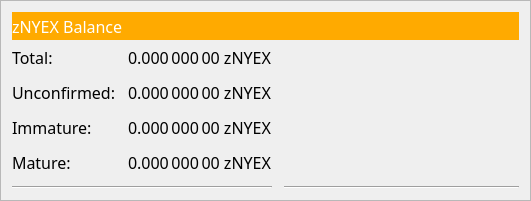
         <widget class="QFrame" name="frame_4">
          <property name="geometry">
           <rect>
            <x>0</x>
            <y>10</y>
            <width>531</width>
            <height>201</height>
           </rect>
          </property>
          <property name="font">
           <font>
            <family>MS Shell Dlg 2</family>
            <pointsize>12</pointsize>
           </font>
          </property>
          <property name="frameShape">
           <enum>QFrame::StyledPanel</enum>
          </property>
          <property name="frameShadow">
           <enum>QFrame::Raised</enum>
          </property>
          <layout class="QVBoxLayout" name="verticalLayout_7">
           <item>
            <layout class="QHBoxLayout" name="horizontalLayout_8" stretch="0">
             <item>
              <widget class="QLabel" name="label_5z_3">
               <property name="font">
                <font>
                 <family>Ara Hamah 1982</family>
                 <pointsize>12</pointsize>
                 <weight>50</weight>
                 <italic>false</italic>
                 <bold>false</bold>
                </font>
               </property>
               <property name="styleSheet">
                <string notr="true">background-color: rgb(255, 170, 0);
color: rgb(255, 255, 255);</string>
               </property>
               <property name="text">
                <string>zNYEX Balance</string>
               </property>
              </widget>
             </item>
            </layout>
           </item>
           <item>
            <layout class="QGridLayout" name="gridLayout_5">
             <property name="spacing">
              <number>12</number>
             </property>
             <item row="4" column="0">
              <widget class="QLabel" name="labelzBalanceMatureText">
               <property name="font">
                <font>
                 <family>Ara Hamah 1982</family>
                 <pointsize>12</pointsize>
                 <weight>50</weight>
                 <italic>false</italic>
                 <bold>false</bold>
                </font>
               </property>
               <property name="toolTip">
                <string>Mature: more than 20 confirmation and more than 1 mints of the same denomination after it was minted.
These zNYEX are spendable.</string>
               </property>
               <property name="text">
                <string>Mature:</string>
               </property>
              </widget>
             </item>
             <item row="5" column="0" colspan="2">
              <widget class="Line" name="lineSpendableBalance_5">
               <property name="font">
                <font>
                 <family>MS Shell Dlg 2</family>
                 <pointsize>12</pointsize>
                </font>
               </property>
               <property name="orientation">
                <enum>Qt::Horizontal</enum>
               </property>
              </widget>
             </item>
             <item row="1" column="1">
              <widget class="QLabel" name="labelzBalance">
               <property name="font">
                <font>
                 <family>Ara Hamah 1982</family>
                 <pointsize>12</pointsize>
                 <weight>50</weight>
                 <italic>false</italic>
                 <bold>false</bold>
                </font>
               </property>
               <property name="cursor">
                <cursorShape>IBeamCursor</cursorShape>
               </property>
               <property name="toolTip">
                <string>All available zNYEX, unconfirmed and immature zNYEX included.</string>
               </property>
               <property name="text">
                <string notr="true">0.000 000 00 zNYEX</string>
               </property>
               <property name="alignment">
                <set>Qt::AlignLeading|Qt::AlignLeft|Qt::AlignVCenter</set>
               </property>
               <property name="textInteractionFlags">
                <set>Qt::LinksAccessibleByMouse|Qt::TextSelectableByKeyboard|Qt::TextSelectableByMouse</set>
               </property>
              </widget>
             </item>
             <item row="5" column="2">
              <widget class="Line" name="lineWatchBalance_5">
               <property name="sizePolicy">
                <sizepolicy hsizetype="Preferred" vsizetype="Fixed">
                 <horstretch>0</horstretch>
                 <verstretch>0</verstretch>
                </sizepolicy>
               </property>
               <property name="minimumSize">
                <size>
                 <width>140</width>
                 <height>0</height>
                </size>
               </property>
               <property name="font">
                <font>
                 <family>MS Shell Dlg 2</family>
                 <pointsize>12</pointsize>
                </font>
               </property>
               <property name="orientation">
                <enum>Qt::Horizontal</enum>
               </property>
              </widget>
             </item>
             <item row="1" column="0">
              <widget class="QLabel" name="labelzBalanceText">
               <property name="font">
                <font>
                 <family>Ara Hamah 1982</family>
                 <pointsize>12</pointsize>
                 <weight>50</weight>
                 <italic>false</italic>
                 <bold>false</bold>
                </font>
               </property>
               <property name="toolTip">
                <string>All available zNYEX, unconfirmed and immature zNYEX included.</string>
               </property>
               <property name="text">
                <string>Total:</string>
               </property>
              </widget>
             </item>
             <item row="1" column="2">
              <spacer name="horizontalSpacer_8">
               <property name="font">
                <font>
                 <family>MS Shell Dlg 2</family>
                 <pointsize>12</pointsize>
                </font>
               </property>
               <property name="orientation">
                <enum>Qt::Horizontal</enum>
               </property>
               <property name="sizeHint" stdset="0">
                <size>
                 <width>40</width>
                 <height>20</height>
                </size>
               </property>
              </spacer>
             </item>
             <item row="4" column="2">
              <spacer name="horizontalSpacer_4">
               <property name="font">
                <font>
                 <family>MS Shell Dlg 2</family>
                 <pointsize>12</pointsize>
                </font>
               </property>
               <property name="orientation">
                <enum>Qt::Horizontal</enum>
               </property>
               <property name="sizeHint" stdset="0">
                <size>
                 <width>40</width>
                 <height>20</height>
                </size>
               </property>
              </spacer>
             </item>
             <item row="4" column="1">
              <widget class="QLabel" name="labelzBalanceMature">
               <property name="font">
                <font>
                 <family>Ara Hamah 1982</family>
                 <pointsize>12</pointsize>
                 <weight>50</weight>
                 <italic>false</italic>
                 <bold>false</bold>
                </font>
               </property>
               <property name="toolTip">
                <string>Mature: more than 20 confirmation and more than 1 mints of the same denomination after it was minted.
These zNYEX are spendable.</string>
               </property>
               <property name="text">
                <string>0.000 000 00 zNYEX</string>
               </property>
               <property name="alignment">
                <set>Qt::AlignLeading|Qt::AlignLeft|Qt::AlignVCenter</set>
               </property>
              </widget>
             </item>
             <item row="2" column="0">
              <widget class="QLabel" name="labelzBalanceUnconfirmedText">
               <property name="font">
                <font>
                 <family>Ara Hamah 1982</family>
                 <pointsize>12</pointsize>
                 <weight>50</weight>
                 <italic>false</italic>
                 <bold>false</bold>
                </font>
               </property>
               <property name="toolTip">
                <string>Unconfirmed: less than 20 confirmations
Immature: confirmed, but less than 1 mints of the same denomination after it was minted</string>
               </property>
               <property name="text">
                <string>Unconfirmed:</string>
               </property>
              </widget>
             </item>
             <item row="2" column="1">
              <widget class="QLabel" name="labelzBalanceUnconfirmed">
               <property name="font">
                <font>
                 <family>Ara Hamah 1982</family>
                 <pointsize>12</pointsize>
                 <weight>50</weight>
                 <italic>false</italic>
                 <bold>false</bold>
                </font>
               </property>
               <property name="toolTip">
                <string>Unconfirmed: less than 20 confirmations
Immature: confirmed, but less than 1 mints of the same denomination after it was minted</string>
               </property>
               <property name="text">
                <string>0.000 000 00 zNYEX</string>
               </property>
               <property name="alignment">
                <set>Qt::AlignLeading|Qt::AlignLeft|Qt::AlignVCenter</set>
               </property>
              </widget>
             </item>
             <item row="2" column="2">
              <spacer name="horizontalSpacer_5">
               <property name="font">
                <font>
                 <family>MS Shell Dlg 2</family>
                 <pointsize>12</pointsize>
                </font>
               </property>
               <property name="orientation">
                <enum>Qt::Horizontal</enum>
               </property>
               <property name="sizeHint" stdset="0">
                <size>
                 <width>40</width>
                 <height>20</height>
                </size>
               </property>
              </spacer>
             </item>
             <item row="3" column="0">
              <widget class="QLabel" name="labelzBalanceImmatureText">
               <property name="font">
                <font>
                 <family>Ara Hamah 1982</family>
                 <pointsize>12</pointsize>
                 <weight>50</weight>
                 <italic>false</italic>
                 <bold>false</bold>
                </font>
               </property>
               <property name="toolTip">
                <string>Unconfirmed: less than 20 confirmations
Immature: confirmed, but less than 1 mints of the same denomination after it was minted</string>
               </property>
               <property name="text">
                <string>Immature:</string>
               </property>
              </widget>
             </item>
             <item row="3" column="1">
              <widget class="QLabel" name="labelzBalanceImmature">
               <property name="font">
                <font>
                 <family>Ara Hamah 1982</family>
                 <pointsize>12</pointsize>
                 <weight>50</weight>
                 <italic>false</italic>
                 <bold>false</bold>
                </font>
               </property>
               <property name="toolTip">
                <string>Unconfirmed: less than 20 confirmations
Immature: confirmed, but less than 1 mints of the same denomination after it was minted</string>
               </property>
               <property name="text">
                <string>0.000 000 00 zNYEX</string>
               </property>
               <property name="alignment">
                <set>Qt::AlignLeading|Qt::AlignLeft|Qt::AlignVCenter</set>
               </property>
              </widget>
             </item>
             <item row="3" column="2">
              <spacer name="horizontalSpacer_7">
               <property name="font">
                <font>
                 <family>MS Shell Dlg 2</family>
                 <pointsize>12</pointsize>
                </font>
               </property>
               <property name="orientation">
                <enum>Qt::Horizontal</enum>
               </property>
               <property name="sizeHint" stdset="0">
                <size>
                 <width>40</width>
                 <height>20</height>
                </size>
               </property>
              </spacer>
             </item>
            </layout>
           </item>
          </layout>
         </widget>
